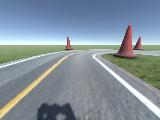
#> input picture src/examples/104_cam-image_array_.jpg, 160 x 120 px
$ python -i augmentation.py   (imports and definitions only)
#> lines starting #> are read from the running program, lines starting #| are printed output that depends on the picture
import cv2, os
import numpy as np
import matplotlib.image as mpimg
import conf

IMAGE_HEIGHT, IMAGE_WIDTH, IMAGE_CHANNELS = conf.image_height, conf.image_width, 3
INPUT_SHAPE = (IMAGE_HEIGHT, IMAGE_WIDTH, IMAGE_CHANNELS)
IMAGE_HEIGHT_NET, IMAGE_WIDTH_NET =  conf.image_height_net, conf.image_width_net

# [5 lines left out: function load_image, not called in this run]


def crop(image):
    """
    Crop the image (removing the sky at the top and the car front at the bottom)
    """
    # this breaks nvidia_baseline
    return image[60:-25, :, :] # remove the sky and the car front
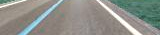
#> returned value: shape (35, 160, 3); mean of channels 0, 1, 2 137.1, 143.5, 141.4; drawn as B, G, R


def resize(image):
    """
    Resize the image to the input shape used by the network model
    """
    return cv2.resize(image, (IMAGE_WIDTH_NET, IMAGE_HEIGHT_NET), cv2.INTER_AREA)
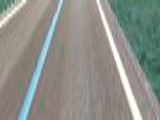
#> returned value: shape (120, 160, 3); mean of channels 0, 1, 2 137, 143.4, 141.3; drawn as B, G, R


def rgb2yuv(image):
    """
    Convert the image from RGB to YUV (This is what the NVIDIA model does)
    """
    return cv2.cvtColor(image, cv2.COLOR_RGB2YUV)
#> returned value: shape (120, 160, 3); mean of channels 0, 1, 2 141.3, 127.8, 124.2


def preprocess(image):
    """
    Combine all preprocess functions into one
    """
    image = crop(image)
    image = resize(image)
    image = rgb2yuv(image)
    return image

'''
# only one camera in our case
def choose_image(data_dir, center, left, right, steering_angle):
    """
    Randomly choose an image from the center, left or right, and adjust
    the steering angle.
    """
    choice = np.random.choice(3)
    if choice == 0:
        return load_image(data_dir, left), steering_angle + 0.2
    elif choice == 1:
        return load_image(data_dir, right), steering_angle - 0.2
    return load_image(data_dir, center), steering_angle
'''

# [101 lines left out: functions random_flip, random_translate, random_shadow, random_brightness, augment, batch_generator, not called in this run]

>>> import cv2
>>> picture = cv2.cvtColor(cv2.imread('examples/104_cam-image_array_.jpg'), cv2.COLOR_BGR2RGB)
>>> result = preprocess(picture)
